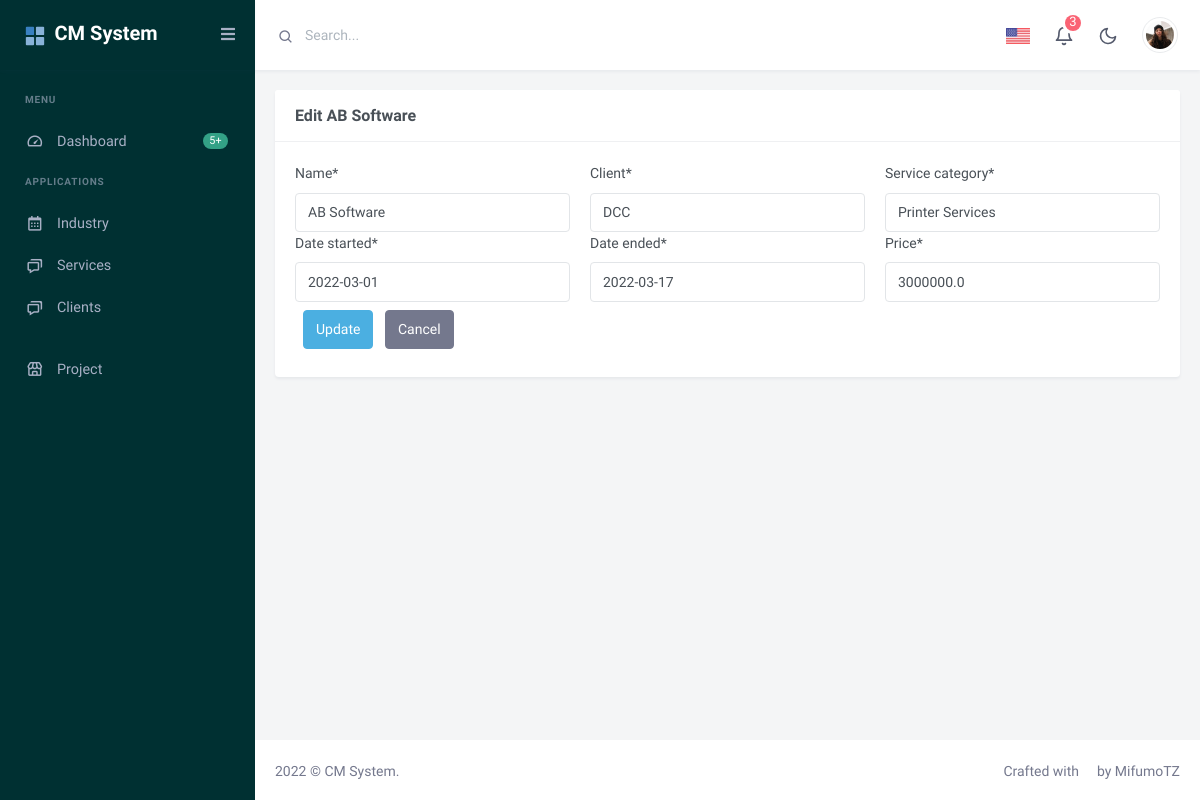
Screenshot of /project/1/update with the database file from the repository.
### client/models.py (models this page shows, shortened)
class Project(models.Model):
    name= models.CharField(max_length = 150)
    client = models.ForeignKey(Client, on_delete=models.CASCADE)
    service_category = models.ForeignKey(ServicesCategory, on_delete=models.CASCADE)
    date_started = models.DateField(auto_now=False, auto_now_add=False)
    date_ended = models.DateField(auto_now=False, auto_now_add=False)
    Price = models.FloatField()

### client/views.py (the view)
class UpdateProject(UpdateView):
    model=Project
    template_name='project/updateform.html'
    fields='__all__'
    success_url=reverse_lazy('projects')

### client/models.py (called while the page is built)
    def __str__(self):
        return self.name

    def __str__(self):
        return self.name

### client/templates/project/updateform.html (shortened to what this page needs)
{% extends 'base.html' %}
{% load crispy_forms_tags %}
{% block content %}
<div class="row">
    <div class="col-lg-12">
        <div class="card">
            <div class="card-header">
                <h4 class="card-title mb-0">Edit  {{project.name}}</h4>
            </div>
            <div class="card-body">
                <div class="row">
                    <form action="" method="Post" class="forms-sample">
                        <div class="row">
                            <div class="form-group col-md-4">
                                {{ form.name|as_crispy_field }}
                           </div>
                           <div class="form-group col-md-4">
                            {{ form.client|as_crispy_field }}
                           </div>
                           <div class="form-group col-md-4">
                            {{ form.service_category|as_crispy_field }}
                           </div>
                           <div class="form-group col-md-4">
                            {{ form.date_started|as_crispy_field }}
                           </div>
                           <div class="form-group col-md-4">
                            {{ form.date_ended|as_crispy_field }}
                           </div>
                           <div class="form-group col-md-4">
                            {{ form.Price|as_crispy_field }}
                           </div>
                        </div>
                         <button type="submit" class="btn btn-info m-2">Update</button>
                         <a href="{% url 'projects' %}" class="btn btn-secondary">Cancel</a>
                      </form>
                </div>
            </div>
        </div>
    </div>
</div>
{% endblock  %}

### rows the page displays
Project: name "AB Software", client "DCC", service_category "Printer Services", date_started "2022-03-01", date_ended "2022-03-17", Price "3000000.0"
